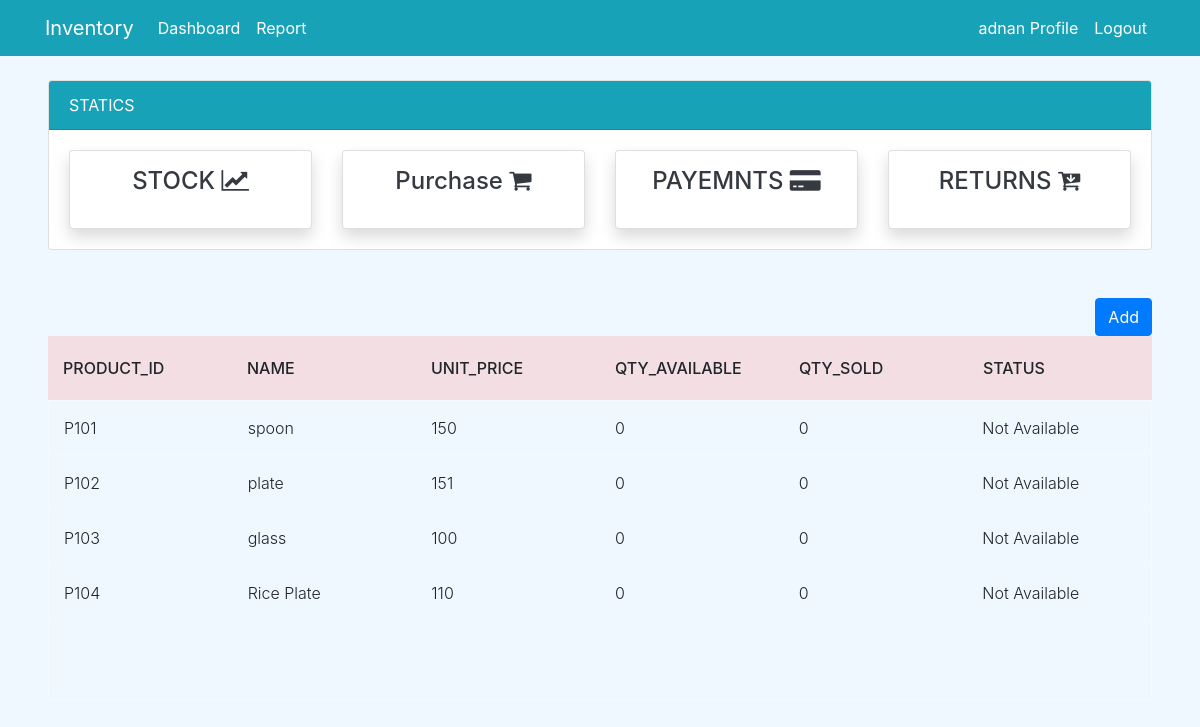
The app's page /stock/ (signed in) with its own data.
### dashboard/models.py (models this page shows, shortened)
class Item(models.Model):
        item_no = models.IntegerField(null=True)
        item_id = models.CharField(max_length=10,null=True)
        name = models.CharField(max_length=100, null=True, blank=False)
        unit_price = models.PositiveBigIntegerField(null=True,blank=True)
        qty_available = models.PositiveIntegerField(null=True, default=0)
        qty_sold = models.PositiveIntegerField(null=True, default=0)
        status = models.BooleanField(default=False)

### dashboard/views.py (the view)
# urls.py: path('stock/',views.stock,name='stock'),
@login_required
def stock(request):
    items = Item.objects.all()
    p_id = 101 if Item.objects.count() == 0 else Item.objects.aggregate(max=Max('item_no'))["max"] + 1
    if request.method == 'POST':
        price = request.POST.get('unit_price')
        name = request.POST.get('name')
        form = ItemForm(request.POST)
        if form.is_valid():
            Item(item_no=p_id,item_id=(f'{"P"}{p_id}'),name=name,unit_price=price).save()
    else:
        form = ItemForm
    context = {
        'items': items,
        'form' : form,
    }
    return render(request, 'dashboard/stock.html',context)

### templates/dashboard/stock.html (shortened to what this page needs)
{% extends 'partial/base.html' %}
{% load crispy_forms_tags %}
{% block content %}
{% if user.is_authenticated and user.is_superuser %}
{% else %}
{% include 'partial/topnav_staff.html'%}
<div class="mx-5">
    <div class="row my-4">
          <div class="col mt-4 text-right">
            <button type="button" class="btn btn-primary" data-toggle="modal" data-target="#P_Add">
              Add
            </button>
        </div>
          <div class="col-md-12">
                <div class="tbl-header">
                  <table cellpadding="0" cellspacing="0" border="0">
                    <thead>
                      <tr>
                        <th scope="col">Product_id</th>
                        <th scope="col">Name</th>
                        <th scope="col">Unit_Price</th>
                        <th scope="col">QTY_Available</th>
                        <th scope="col">QTY_Sold</th>
                        <th scope="col">Status</th>
                      </tr>
                    </thead>
                  </table>
                </div>
                <div class="tbl-content">
                  <table cellpadding="0" cellspacing="0" border="0">
                    <tbody>
                      {% for item in items %}
                        <tr>
                          <td>{{ item.item_id }}</td>
                          <td>{{ item.name }}</td>
                          <td>{{ item.unit_price }}</td>
                          <td>{{ item.qty_available }}</td>
                          <td>{{ item.qty_sold }}</td>
                          {% if item.status == True %}
                          <td>Available</td>
                          {% else %}
                          <td>Not Available</td>
                          {% endif %}
                        </tr>
                      {% endfor %}
                    </tbody>
                  </table>
          </div>
      </div>
</div>
{% endif %}
{% endblock %}

### templates/partial/nav.html (shortened to what this page needs)
    <nav class="navbar navbar-expand-lg navbar-info bg-info">
        {% if user.is_authenticated %}
        <div class="container">
            <a class="navbar-brand text-white" href="#">Inventory</a>
            <div class="collapse navbar-collapse" id="navbarSupportedContent">
            <ul class="navbar-nav mr-auto">
                <li class="nav-item active">
                <a class="nav-link text-white" href="{% url 'dashboard-index' %}">Dashboard <span class="sr-only">(current)</span></a>
				</li>
                <li class="nav-item active">
                    <a class="nav-link text-white" href="#">Report<span class="sr-only">(current)</span></a>
                </li>
            </ul>
			<ul class="navbar-nav ml-auto">
                <li class="nav-item active">
                <a class="nav-link text-white" data-toggle="modal" data-target="#viewP-{{ user.id}}"> {{ user.username }} Profile <span class="sr-only">(current)</span></a>
                </li>
                <li class="nav-item">
                <a class="nav-link text-white" href="{% url 'user-logout' %}">Logout</a>
                </li>
            </ul>
        {% endif %}
      </nav>

### static/style.css (style rules this page uses)
body { background-color: aliceblue; }

### static/tblstyle.css (style rules this page uses)
table { width:100%; table-layout: fixed; }
.tbl-header { background-color: rgba(243, 162, 162, 0.3); }
.tbl-content { height:300px; overflow-x:auto; margin-top: 0px; border: 1px solid rgba(255,255,255,0.3); }
th { padding: 20px 15px; text-align: left; font-weight: 500; text-transform: uppercase; }
td { padding: 15px; text-align: left; vertical-align:middle; font-weight: 300; border-bottom: solid 1px rgba(255,255,255,0.1); }

### records on screen
Item: item_id "P101", name "spoon", unit_price "150", qty_available "0", qty_sold "0", status "Not Available"
Item: item_id "P102", name "plate", unit_price "151", qty_available "0", qty_sold "0", status "Not Available"
Item: item_id "P103", name "glass", unit_price "100", qty_available "0", qty_sold "0", status "Not Available"
Item: item_id "P104", name "Rice Plate", unit_price "110", qty_available "0", qty_sold "0", status "Not Available"

### other values on screen
{{ user.username }} "adnan"
